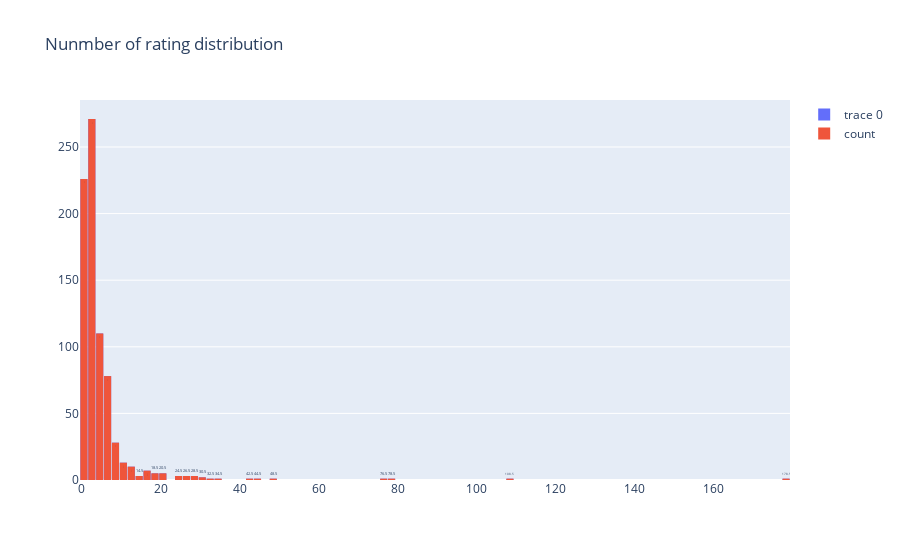

The code cell stored with this chart in its notebook:
### Markdown cell above
#### Nunmber of rating distribution

### Code cell
fig = go.Figure(go.Histogram(
    x=agg_ratings['number_of_ratings'].tolist(),
    
    bingroup=1))

fig.add_trace(go.Histogram(x=agg_ratings['number_of_ratings'].tolist(), name="count", texttemplate="%{x}", textfont_size=20))
fig.update_layout(title='Nunmber of rating distribution')


fig.update_layout(
    barmode="overlay",
    bargap=0.1)
fig.show()

### Figure 1 — Plotly figure (JSON) as saved in the notebook; plotly's stock layout.template omitted (floating-point values rounded to 4 significant figures; data arrays with more than 128 entries replaced by an {"elided": "..."} marker saying what was removed)
{"data": [{"bingroup": "1", "type": "histogram", "x": {"elided": "776 int values"}}, {"name": "count", "textfont": {"size": 20}, "texttemplate": "%{x}", "type": "histogram", "x": {"elided": "776 int values"}}], "layout": {"bargap": 0.1, "barmode": "overlay", "title": {"text": "Nunmber of rating distribution"}}}
